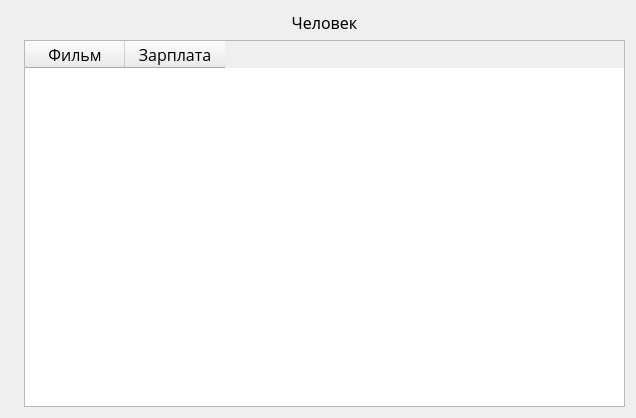
<?xml version="1.0" encoding="UTF-8"?>
<ui version="4.0">
 <class>Form</class>
 <widget class="QWidget" name="Form">
  <property name="geometry">
   <rect>
    <x>0</x>
    <y>0</y>
    <width>636</width>
    <height>418</height>
   </rect>
  </property>
  <property name="windowTitle">
   <string>Form</string>
  </property>
  <layout class="QGridLayout" name="gridLayout">
   <item row="0" column="0">
    <widget class="QLabel" name="logo">
     <property name="text">
      <string/>
     </property>
     <property name="pixmap">
      <pixmap>images/logo3.png</pixmap>
     </property>
     <property name="scaledContents">
      <bool>false</bool>
     </property>
    </widget>
   </item>
   <item row="0" column="1">
    <widget class="QLabel" name="personName">
     <property name="font">
      <font>
       <family>Proxima Nova</family>
       <pointsize>12</pointsize>
      </font>
     </property>
     <property name="text">
      <string>Человек</string>
     </property>
     <property name="textFormat">
      <enum>Qt::RichText</enum>
     </property>
     <property name="alignment">
      <set>Qt::AlignCenter</set>
     </property>
    </widget>
   </item>
   <item row="2" column="1">
    <widget class="QTableWidget" name="tableWidget">
     <property name="font">
      <font>
       <family>Open Sans</family>
       <pointsize>12</pointsize>
      </font>
     </property>
     <property name="sizeAdjustPolicy">
      <enum>QAbstractScrollArea::AdjustToContents</enum>
     </property>
     <column>
      <property name="text">
       <string>Фильм</string>
      </property>
     </column>
     <column>
      <property name="text">
       <string>Зарплата</string>
      </property>
     </column>
    </widget>
   </item>
  </layout>
 </widget>
 <resources/>
 <connections/>
</ui>
